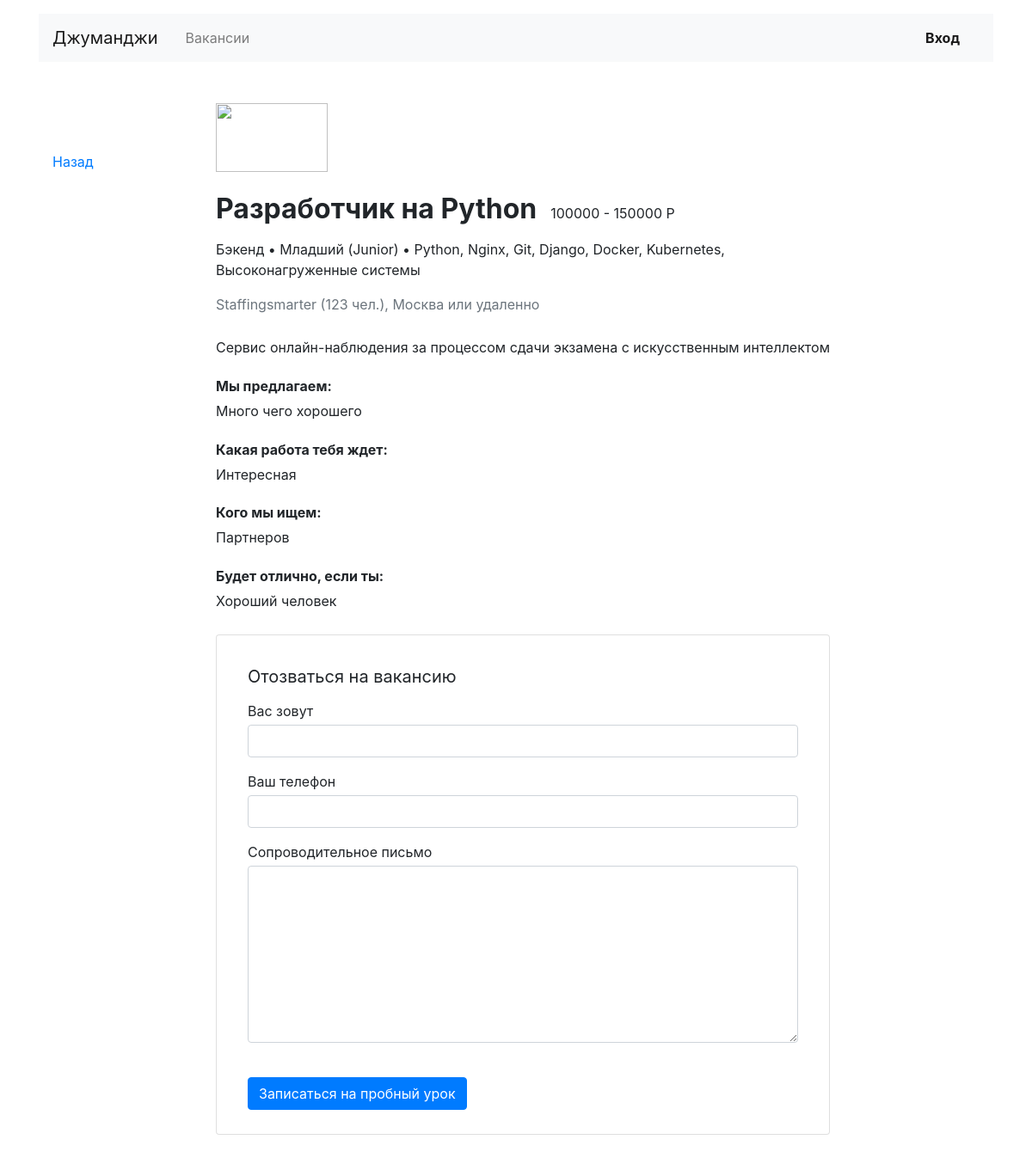
The page /vacancies/1/ on the database its author committed.
### base_here/models.py (models this page shows)
class Vacancy(models.Model):
    title = models.CharField(max_length=64, default='Джуниор')
    specialty = models.ForeignKey(Specialty, on_delete=models.CASCADE, related_name='vacancies', default='2')
    company = models.ForeignKey(Company, on_delete=models.CASCADE, related_name='vacancies', default='2')
    skills = models.TextField(blank=True)
    description = models.TextField(default='Описание')
    salary_min = models.IntegerField(null=True)
    salary_max = models.IntegerField(null=True)
    published_at = models.DateField(auto_now=True)

class Specialty(models.Model):
    code = models.CharField(max_length=24, default='backend')
    title = models.CharField(max_length=24, default='Бэкэнд')
    picture = models.URLField(default='https://place-hold.it/100x60')

class Company(models.Model):
    name = models.CharField(max_length=24, default='Компания')
    location = models.CharField(max_length=16, default='Москва')
    logo = models.URLField(default='https://place-hold.it/100x60')
    description = models.TextField(default='Информация')
    employee_count = models.IntegerField(null=True)

### base_here/views.py (the view)
# urls.py: path('vacancies/<int:id>/', views.VacancyView.as_view(), name='VacancyView'),
class VacancyView(DetailView):
    model = Vacancy
    template_name = 'base_here/vacancy.html'
    pk_url_kwarg = 'id'
    context_object_name = 'vacancy'
    def get_context_data(self, **kwargs):
        context = super().get_context_data(**kwargs)
        return context

### base_here/templates/base_here/vacancy.html (shortened to what this page needs)
{% extends 'base.html' %}
{% block container %}
  <main class="container mt-3 pb-5">
    <div class="row mt-5">
      <div class="col-12 col-lg-2">
        {% include 'back.html' %}
      </div>
      <div class="col-12 col-lg-8">
        <section class="pl-3">
          <a href="#"><img src="https://place-hold.it/130x80" width="130" height="80" alt=""></a>
          <div class="d-flex align-items-baseline align-content-baseline">
            <h1 class="h2 mt-4 font-weight-bold" >{{vacancy.title}}</h1>
            <p class="m-0 pl-3">{{vacancy.salary_min}} - {{vacancy.salary_max}} Р</p>
          </div>
          <p class="mt-2">{{vacancy.specialty.title}} • Младший (Junior) • {{vacancy.skills}}</p>
          <p class="text-muted mb-4">{{vacancy.company.name|title}} ({{vacancy.company.employee_count}} чел.), {{vacancy.company.location|title}} или удаленно</p>
          <div style="line-height: 1.8;">
            <p>{{vacancy.company.description}}
            <p><b>Мы предлагаем: </b><br>
              Много чего хорошего
            </p>
            <p><b>Какая работа тебя ждет: </b><br>
              Интересная
            </p>
            <p><b>Кого мы ищем: </b><br>
              Партнеров
            </p>
            <p><b>Будет отлично, если ты:</b><br>
              Хороший человек
            </p>
          </div>
          <form action="/echo" class="card mt-4 mb-3" enctype="multipart/form-data">
            <div class="card-body mx-3">
              <p class="h5 mt-3 font-weight-normal">Отозваться на вакансию</p>
              <div class="form-group">
                <label class="mb-1 mt-2" for="userName">Вас зовут</label>
                <input class="form-control" type="text" placeholder="" id="userName">
              </div>
              <div class="form-group">
                <label class="mb-1" for="userPhone">Ваш телефон</label>
                <input class="form-control" type="tel" placeholder="" id="userPhone">
              </div>
              <div class="form-group">
                <label class="mb-1" for="userMsg" >Сопроводительное письмо</label>
                <textarea class="form-control" rows="8" id="userMsg"></textarea>
              </div>
              <input type="submit" class="btn btn-primary mt-4 mb-2" value="Записаться на пробный урок">
            </div>
          </form>
        </section>
      </div>
    </div>
  </main>
{% endblock %}

### templates/base.html (shortened to what this page needs)
<!DOCTYPE html>
<html lang="ru">
<head>
  <link rel="stylesheet" href="https://stackpath.bootstrapcdn.com/bootstrap/4.3.1/css/bootstrap.min.css">
</head>
<body>
  {% include 'header.html' %}
  {% block container %}
  {% endblock %}
</body>
</html>

### templates/header.html (shortened to what this page needs)
<header class="container mt-3">
    <nav class="navbar navbar-expand-lg navbar-light bg-light">
      <a class="navbar-brand mr-4" href="{% url 'main' %}">Джуманджи</a>
      <div class="collapse navbar-collapse justify-content-between" id="navbarNav">
        <ul class="navbar-nav col-10">
          <li class="nav-item">
            <a class="nav-link" href="{% url 'AllVacanciesView' %}">Вакансии</a>
          </li>
        </ul>
        <ul class="navbar-nav col-2 justify-content-end">
          <li class="nav-item active">
            <a href="#" class="nav-link font-weight-bold">Вход</a>
          </li>
        </ul>
      </div>
    </nav>
  </header>

### templates/back.html
<div class="navbar mt-5">
    <p><a href="#">Назад</a></p>
</div>

### rows shown on the page
Vacancy: title "Разработчик на Python", salary_min "100000", salary_max "150000", specialty "Бэкенд", skills "Python, Nginx, Git, Django, Docker, Kubernetes, Высоконагруженные системы", company.name "Staffingsmarter", company.employee_count "123", company.location "Москва", company.description "Сервис онлайн-наблюдения за процессом сдачи экзамена с искусственным интеллектом"
